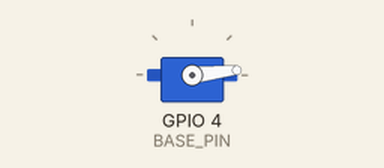
A sketch run on a simulated ESP32. Shown: servo.

Above: at 0.05 s.
At 0.65 s:
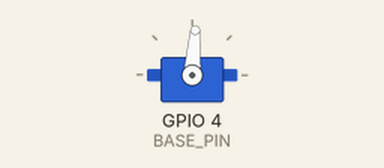
At 1.3 s:
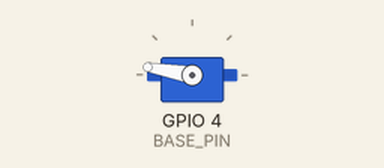
At 2.55 s:
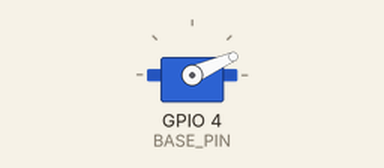
Timing chart, 0 to 6.3 s (numbered marks = the images above):
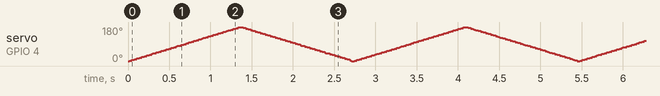

The sketch:

arm_test.ino
```cpp
#include <ESP32Servo.h>

Servo base;
const int BASE_PIN = 4;  // change to your servo pin

void setup() {
  base.attach(BASE_PIN);
}

void loop() {
  for (int a = 0; a <= 180; a += 2) { base.write(a); delay(15); }
  for (int a = 180; a >= 0; a -= 2) { base.write(a); delay(15); }
}
```
